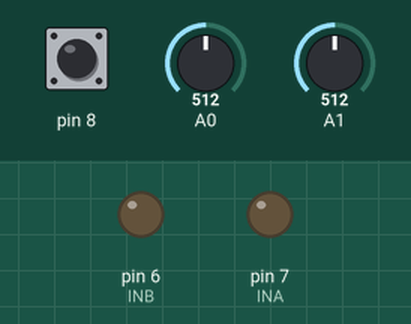
Recording of a sketch running on a simulated Arduino Uno, built with avr-gcc and run on an emulated ATmega328P. On the bench: output pins drawn as LEDs (lit = HIGH). The test bench sets the inputs (shaded band); at power-on: pin 8 HIGH, A0 = 512, A1 = 512.

Above: at 1.2 s.
1.3 s: pin 8 pulled LOW for 0.15 s
At 2.8 s:
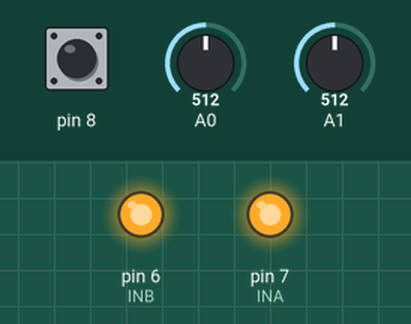
3.3 s: A0 set to 6
4.8 s: A0 set to 3
At 5.1 s:
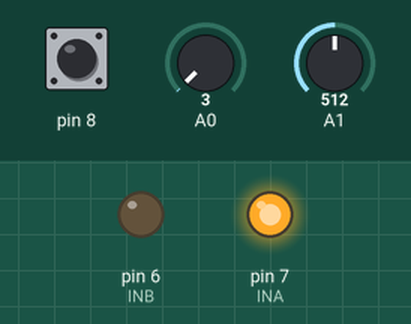
6.3 s: A0 set to 122
At 7.5 s:
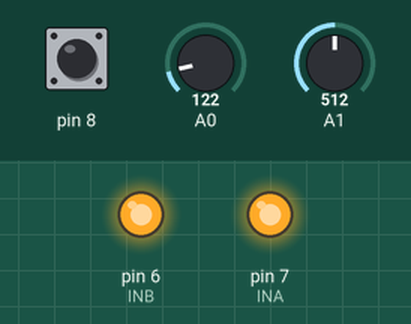
7.8 s: A1 set to 6
9.3 s: A1 set to 3
At 9.7 s:
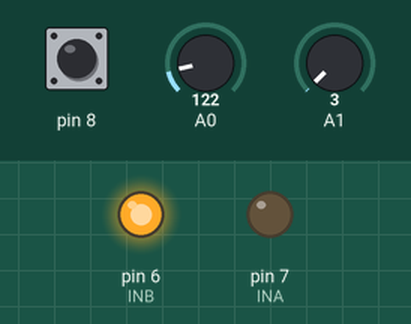
Timing chart, 0 to 11.8 s (numbered marks = the images above; inputs shaded):
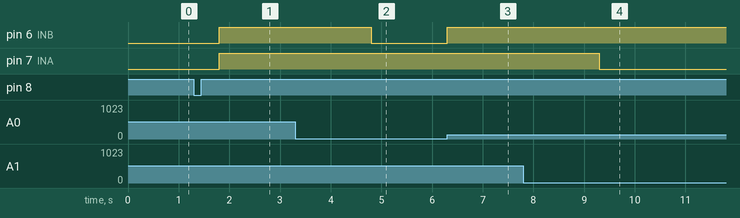

Measured:
- the behaviour switches between 5 and 4 on A0 (found by bisection; images 1 and 2)
- the behaviour switches between 5 and 4 on A1 (found by bisection; images 3 and 4)
- after the input at 1.3 s, pin 6 (INB), pin 7 (INA): LOW → HIGH after 0.50 s
- after the input at 3.3 s, every drawn part: stays the same
- after the input at 4.8 s, pin 6 (INB): HIGH → LOW at once
- after the input at 6.3 s, pin 6 (INB): LOW → HIGH at once
- after the input at 7.8 s, every drawn part: stays the same
- after the input at 9.3 s, pin 7 (INA): HIGH → LOW at once

The sketch:

joystick.ino
```cpp
int INA = 7;
int INB = 6;
int hanjanhe = 0;
int hanjanmothe = 0;
int flag = 0;
bool toggle_state = 0;

void setup() {
  Serial.begin(9600);
  pinMode(8, INPUT_PULLUP);
  pinMode(INA,OUTPUT);
  pinMode(INB,OUTPUT);
}

void loop() {
  if(toggle_state){
    hanjanhe = analogRead(A1);
    hanjanmothe = analogRead(A0);
    digitalWrite(INA, map(hanjanhe, 0, 1023, 0, 255));
    digitalWrite(INB, map(hanjanmothe, 0, 1023, 0, 255));
  }


  if(digitalRead(8) == 0){
    if(flag == 0){
      flag = 1;
      toggle_state = !toggle_state;
      delay(500);
    }
  }
  else{
    if(flag == 1){
      flag = 0;
    }
  }
}
```
